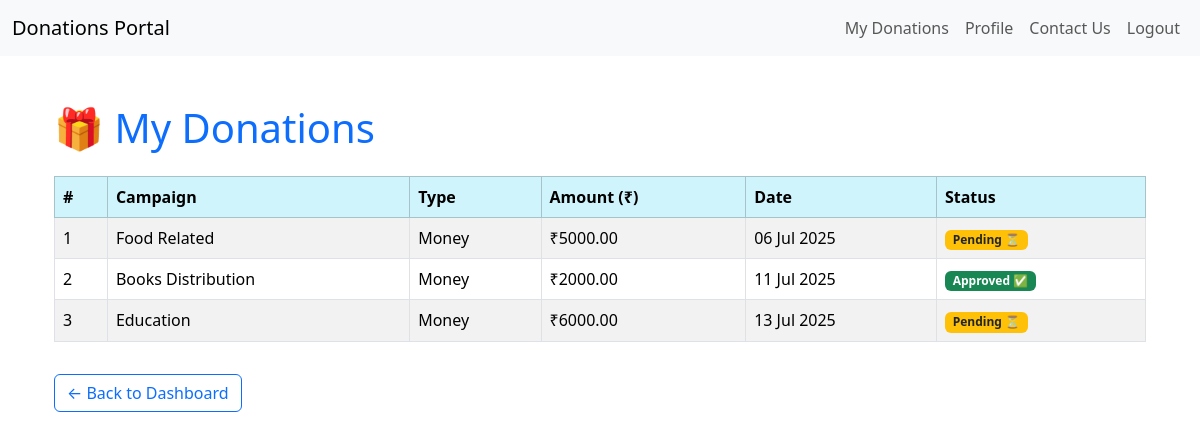
Page /my-donations/ (signed in) on the committed database.
### DonationsApp/models.py (models this page shows, shortened)
class Donation(models.Model):
    DONATION_TYPE = (
        ('money', 'Money'),
        ('goods', 'Physical Items'),
    )
    donation_type = models.CharField(
        max_length=10,
        choices=DONATION_TYPE,
        default='money'
    )
    user = models.ForeignKey(User, on_delete=models.CASCADE, null=True, blank=True)  # ✅ Added user link
    name = models.CharField(max_length=100, default='Anonymous')
    phone = models.CharField(max_length=15, default='Unknown')
    email = models.EmailField(default='test@example.com')
    campaign = models.ForeignKey(Campaign, on_delete=models.CASCADE)
    purpose = models.TextField(default='General Donation')
    amount = models.DecimalField(max_digits=10, decimal_places=2, null=True, blank=True, default=0.00)
    address = models.TextField(null=True, blank=True, default='Not Provided')
    donated_at = models.DateTimeField(auto_now_add=True)
    is_approved = models.BooleanField(default=False)
    is_rejected = models.BooleanField(default=False)

class Campaign(models.Model):
    CATEGORY_CHOICES = [
        ('education', 'Education'),
        ('food', 'Food'),
        ('clothes', 'Clothes'),
        ('medical', 'Medical'),
        ('infrastructure', 'Infrastructure'),
        ('shelter', 'Shelter'),
    ]
    title = models.CharField(max_length=200)
    description = models.TextField()
    goal_amount = models.DecimalField(max_digits=10, decimal_places=2)
    collected_amount = models.DecimalField(max_digits=10, decimal_places=2, default=0)
    created_by = models.ForeignKey('auth.User', on_delete=models.CASCADE)
    category = models.CharField(max_length=30, choices=CATEGORY_CHOICES)  # ✅ Add this line

### DonationsApp/views.py (the view)
# urls.py: path('my-donations/', views.my_donations_view, name='my_donations'),
@login_required
def my_donations_view(request):
    donations = Donation.objects.filter(user=request.user)
    return render(request, 'my_donations.html', {'donations': donations})

### DonationsApp/templates/my_donations.html
    {% extends 'base.html' %}
{% block content %}
<div class="container mt-5">
    <h1 class="mb-4 text-primary">🎁 My Donations</h1>
    {% if donations %}
        <div class="table-responsive">
            <table class="table table-bordered table-hover table-striped">
                <thead class="table-info">
                    <tr>
                        <th>#</th>
                        <th>Campaign</th>
                        <th>Type</th>
                        <th>Amount (₹)</th>
                        <th>Date</th>
                        <th>Status</th>
                    </tr>
                </thead>
                <tbody>
                    {% for donation in donations %}
                    <tr>
                        <td>{{ forloop.counter }}</td>
                        <td>{{ donation.campaign.title }}</td>
                        <td class="text-capitalize">{{ donation.donation_type }}</td>
                        <td>
                            {% if donation.amount %}
                                ₹{{ donation.amount }}
                            {% else %}
                                —
                            {% endif %}
                        </td>
                        <td>{{ donation.donated_at|date:"d M Y" }}</td>
                        <td>
                            {% if donation.is_approved %}
                                <span class="badge bg-success">Approved ✅</span>
                            {% elif donation.is_rejected %}
                                <span class="badge bg-danger">Rejected ❌</span>
                            {% else %}
                                <span class="badge bg-warning text-dark">Pending ⏳</span>
                            {% endif %}
                        </td>
                    </tr>
                    {% endfor %}
                </tbody>
            </table>
        </div>
    {% else %}
        <div class="alert alert-warning">
            You haven't made any donations yet.
        </div>
    {% endif %}
    <a href="{% url 'dashboard' %}" class="btn btn-outline-primary mt-3">← Back to Dashboard</a>
</div>
{% endblock %}

### rows in the picture
Donation: campaign "Food Related", donation_type "Money", amount "5000.00", donated_at "06 Jul 2025", is_approved "Pending ⏳"
Donation: campaign "Books Distribution", donation_type "Money", amount "2000.00", donated_at "11 Jul 2025", is_approved "Approved ✅"
Donation: campaign "Education", donation_type "Money", amount "6000.00", donated_at "13 Jul 2025", is_approved "Pending ⏳"
